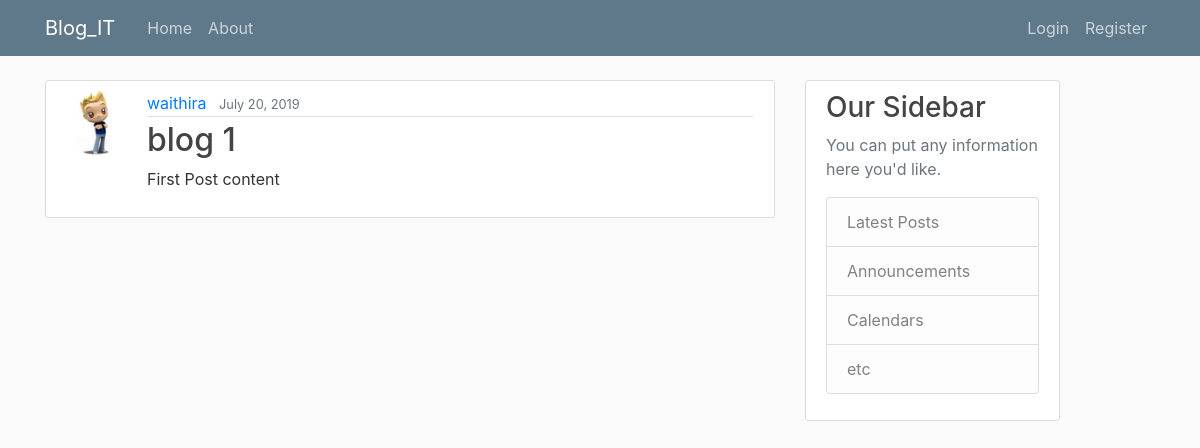
The app's page /post/1/ with its own data.
### blog/models.py (models this page shows, shortened)
class Post(models.Model):
	title = models.CharField(max_length=20)
	content = models.TextField(max_length=150)
	date_posted = models.DateTimeField(default=timezone.now)
	author = models.ForeignKey(User, on_delete=models.CASCADE)

### users/models.py (models this page shows, shortened)
class Profile(models.Model):
	user = models.OneToOneField(User, on_delete = models.CASCADE)
	image = models.ImageField(default = 'default.jpg', upload_to = 'profile_pics')

### blog/views.py (the view)
# urls.py: path('post/<int:pk>/', PostDetailView.as_view(), name='post-detail'),
class PostDetailView(DetailView):
	model = Post

### blog/templates/blog/post_detail.html (shortened to what this page needs)
{% extends  "blog/base.html" %}
{% block content %}
  <article class="media content-section">
    <img class="rounded-circle article-img" src="{{ object.author.profile.image.url }}">
  <div class="media-body">
    <div class="article-metadata">
      <a class="mr-2" href="{% url 'user-posts' object.author.username %}">{{ object.author }}</a>
      <small class="text-muted">{{ object.date_posted|date:"F d, Y" }}</small>
    </div>
    <h2 class="article-title"> {{ object.title }}</h2>
    <p class="article-content">{{ object.content }}</p>
  </div>
</article>
{% endblock content%}

### blog/static/blog/main.css (style rules this page uses)
body { background: #fafafa; color: #333333; margin-top: 5rem; }
h1, h2, h3, h4, h5, h6 { color: #444444; }
.content-section { background: #ffffff; padding: 10px 20px; border: 1px solid #dddddd; border-radius: 3px; margin-bottom: 20px; }
.article-title { color: #444444; }
.article-content { white-space: pre-line; }
.article-img { height: 65px; width: 65px; margin-right: 16px; }
.article-metadata { padding-bottom: 1px; margin-bottom: 4px; border-bottom: 1px solid #e3e3e3 }

### records on screen
Post: author.profile.image (placeholder picture), author "waithira", date_posted "July 20, 2019", title "blog 1", content "First Post content"
